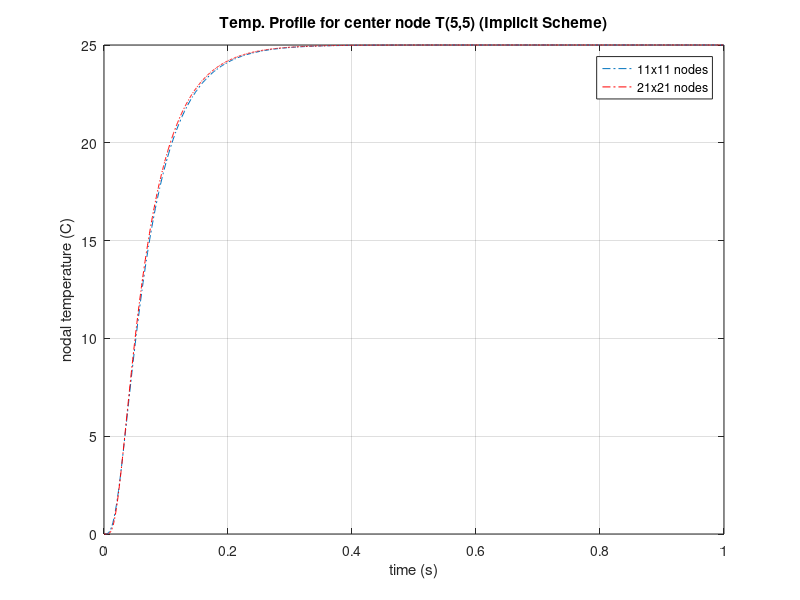
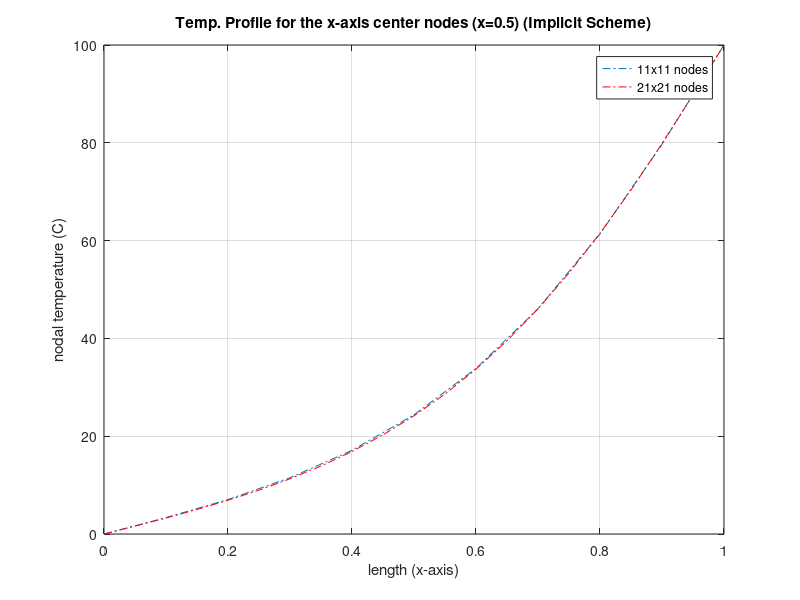
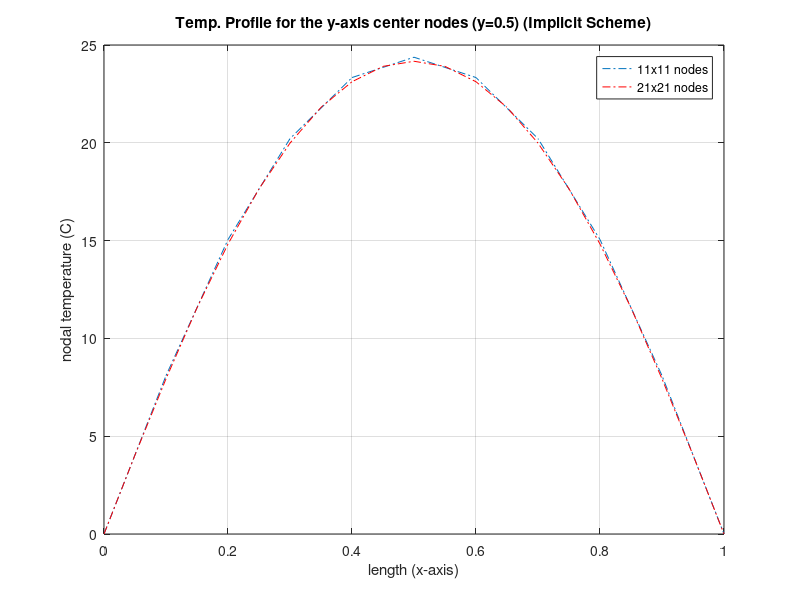

These charts were generated, in order, by the following MATLAB code:
% Implicit Scheme 2D Heat
% Finite Difference Method

clear all
clc

% General input
T = 1.0; % simulation time
format long
Fo = 0.18;
temp = 100;

% THIS SECTION CALCULATES TEMPs FOR N=11
ms = 11; % matrix size
dxa = 1 / (ms - 1); % length of dx, same as dy
dta = Fo * dxa^2; 
ta = (dta:dta:T); % sample times
xa = (0:dxa:1); % length
nta = length(ta); % time marching length
ma = ms^2; % sizing of the matrix
TPa = zeros(ma, 1);
TP1a = zeros(ma, nta);
aa = spalloc(ma, ma, 5*ma); % declaration of the sparse matrix

for e = 1:ms
    for i = 1:ms
        n = (e-1)*ms + i;
        if i == 1 || i == ms || e == 1 || e == ms
            aa(n, n) = 1; % inserting 1's on the boundary nodes
        else
            aa(n, n) = 1 + 4*Fo;
            aa(n, n-1) = -Fo;
            aa(n, n+1) = -Fo;
            aa(n, n-ms) = -Fo;
            aa(n, n+ms) = -Fo;
        end
    end
end

for i = ms:ms:ma
    TPa(i) = temp;
end

% below is the time-marching calculation
TP1a(:, 1) = TPa;
for d = 2:nta
    TPa = aa \ TPa;
    TP1a(:, d) = TPa;
end

z1a = (ma - ms) / 2 + 1; % declaring the range for the x-center line nodes
z2a = (ma + ms) / 2;
z3a = (ms + 1) / 2 * ones(1, ms); % declaring the range for the y-center line nodes
for k = 2:ms
    z3a(k) = z3a(1) + ((k - 1) * ms);
end

ca = zeros(1, ms);
for k = 1:ms
    ca(k) = TP1a(z3a(k), ma);
end

t11a = ta; % n=11
TP111a = TP1a(((ma + 1) / 2), :); % n=11
x11b = xa; % n=11
TP111b = TP1a(z1a:z2a, ma); % n=11
c11c = ca; % n=11

figure(1), plot(t11a, TP111a, '-.')
grid on
hold on

figure(2), plot(x11b, TP111b, '-.')
grid on
hold on

figure(3), plot(x11b, c11c, '-.')
grid on
hold on

% THIS SECTION CALCULATES TEMPs FOR N=21
ms = 21; % matrix size
dxb = 1 / (ms - 1); % length of dx, same as dy
dtb = Fo * dxb^2; 
tb = (dtb:dtb:T); % sample times
xb = (0:dxb:1); % length
ntb = length(tb); % time marching length
mb = ms^2; % sizing of the matrix
TPb = zeros(mb, 1);
TP1b = zeros(mb, ntb);
ab = spalloc(mb, mb, 5*mb); % declaration of the sparse matrix

for e = 1:ms
    for i = 1:ms
        n = (e-1)*ms + i;
        if i == 1 || i == ms || e == 1 || e == ms
            ab(n, n) = 1; % inserting 1's on the boundary nodes
        else
            ab(n, n) = 1 + 4*Fo;
            ab(n, n-1) = -Fo;
            ab(n, n+1) = -Fo;
            ab(n, n-ms) = -Fo;
            ab(n, n+ms) = -Fo;
        end
    end
end

for i = ms:ms:mb
    TPb(i) = temp;
end

% below is the time-marching calculation
TP1b(:, 1) = TPb;
for d = 2:ntb
    TPb = ab \ TPb;
    TP1b(:, d) = TPb;
end

z1b = (mb - ms) / 2 + 1; % declaring the range for the x-center line nodes
z2b = (mb + ms) / 2;
z3b = (ms + 1) / 2 * ones(1, ms); % declaring the range for the y-center line nodes
for k = 2:ms
    z3b(k) = z3b(1) + ((k - 1) * ms);
end

cb = zeros(1, ms);
for k = 1:ms
    cb(k) = TP1b(z3b(k), mb);
end

t21a = tb; % n=21
TP121a = TP1b(((mb + 1) / 2), :); % n=21
x21b = xb; % n=21
TP121b = TP1b(z1b:z2b, mb); % n=21
c21c = cb; % n=21

figure(1), plot(t21a, TP121a, 'r-.')
grid on
xlabel('time (s)')
ylabel('nodal temperature (C)')
title('Temp. Profile for center node T(5,5) (Implicit Scheme)')
legend('11x11 nodes', '21x21 nodes')

figure(2), plot(x21b, TP121b, 'r-.')
grid on
xlabel('length (x-axis)')
ylabel('nodal temperature (C)')
title('Temp. Profile for the x-axis center nodes (x=0.5) (Implicit Scheme)')
legend('11x11 nodes', '21x21 nodes')

figure(3), plot(x21b, c21c, 'r-.')
grid on
xlabel('length (x-axis)')
ylabel('nodal temperature (C)')
title('Temp. Profile for the y-axis center nodes (y=0.5) (Implicit Scheme)')
legend('11x11 nodes', '21x21 nodes')
